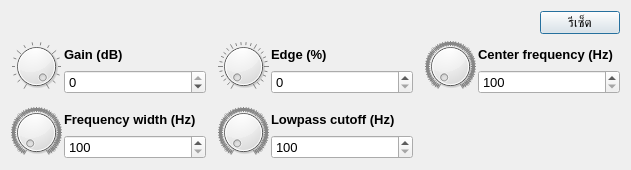
<?xml version="1.0" encoding="UTF-8"?>
<ui version="4.0">
 <class>DistortionFXDialog</class>
 <widget class="QDialog" name="DistortionFXDialog">
  <property name="geometry">
   <rect>
    <x>0</x>
    <y>0</y>
    <width>631</width>
    <height>170</height>
   </rect>
  </property>
  <property name="font">
   <font>
    <pointsize>10</pointsize>
   </font>
  </property>
  <property name="windowTitle">
   <string>Dialog</string>
  </property>
  <property name="locale">
   <locale language="English" country="UnitedStates"/>
  </property>
  <layout class="QVBoxLayout" name="verticalLayout_6">
   <item>
    <layout class="QHBoxLayout" name="horizontalLayout_3">
     <item>
      <widget class="QLabel" name="label_6">
       <property name="text">
        <string/>
       </property>
       <property name="pixmap">
        <pixmap resource="../icons.qrc">:/Icons/FXLabel/distortion.png</pixmap>
       </property>
      </widget>
     </item>
     <item>
      <spacer name="horizontalSpacer">
       <property name="orientation">
        <enum>Qt::Horizontal</enum>
       </property>
       <property name="sizeHint" stdset="0">
        <size>
         <width>40</width>
         <height>20</height>
        </size>
       </property>
      </spacer>
     </item>
     <item>
      <widget class="QPushButton" name="btnReset">
       <property name="text">
        <string>รีเซ็ต</string>
       </property>
      </widget>
     </item>
    </layout>
   </item>
   <item>
    <layout class="QGridLayout" name="gridLayout">
     <property name="spacing">
      <number>12</number>
     </property>
     <item row="0" column="0">
      <layout class="QHBoxLayout" name="horizontalLayout">
       <property name="spacing">
        <number>2</number>
       </property>
       <item>
        <widget class="QDial" name="dialGain">
         <property name="minimumSize">
          <size>
           <width>51</width>
           <height>51</height>
          </size>
         </property>
         <property name="maximumSize">
          <size>
           <width>51</width>
           <height>51</height>
          </size>
         </property>
         <property name="minimum">
          <number>-60</number>
         </property>
         <property name="maximum">
          <number>0</number>
         </property>
         <property name="notchesVisible">
          <bool>true</bool>
         </property>
        </widget>
       </item>
       <item>
        <layout class="QVBoxLayout" name="verticalLayout">
         <item>
          <widget class="QLabel" name="label">
           <property name="font">
            <font>
             <weight>75</weight>
             <bold>true</bold>
            </font>
           </property>
           <property name="text">
            <string>Gain (dB)</string>
           </property>
          </widget>
         </item>
         <item>
          <widget class="QSpinBox" name="spinGain">
           <property name="minimum">
            <number>-60</number>
           </property>
           <property name="maximum">
            <number>0</number>
           </property>
          </widget>
         </item>
        </layout>
       </item>
      </layout>
     </item>
     <item row="0" column="1">
      <layout class="QHBoxLayout" name="horizontalLayout_2">
       <property name="spacing">
        <number>2</number>
       </property>
       <item>
        <widget class="QDial" name="dialEdge">
         <property name="minimumSize">
          <size>
           <width>51</width>
           <height>51</height>
          </size>
         </property>
         <property name="maximumSize">
          <size>
           <width>51</width>
           <height>51</height>
          </size>
         </property>
         <property name="maximum">
          <number>100</number>
         </property>
         <property name="notchesVisible">
          <bool>true</bool>
         </property>
        </widget>
       </item>
       <item>
        <layout class="QVBoxLayout" name="verticalLayout_2">
         <item>
          <widget class="QLabel" name="label_2">
           <property name="font">
            <font>
             <weight>75</weight>
             <bold>true</bold>
            </font>
           </property>
           <property name="text">
            <string>Edge (%)</string>
           </property>
          </widget>
         </item>
         <item>
          <widget class="QSpinBox" name="spinEdge">
           <property name="maximum">
            <number>100</number>
           </property>
          </widget>
         </item>
        </layout>
       </item>
      </layout>
     </item>
     <item row="0" column="2">
      <layout class="QHBoxLayout" name="horizontalLayout_4">
       <property name="spacing">
        <number>2</number>
       </property>
       <item>
        <widget class="QDial" name="dialCF">
         <property name="minimumSize">
          <size>
           <width>51</width>
           <height>51</height>
          </size>
         </property>
         <property name="maximumSize">
          <size>
           <width>51</width>
           <height>51</height>
          </size>
         </property>
         <property name="minimum">
          <number>100</number>
         </property>
         <property name="maximum">
          <number>8000</number>
         </property>
         <property name="notchesVisible">
          <bool>true</bool>
         </property>
        </widget>
       </item>
       <item>
        <layout class="QVBoxLayout" name="verticalLayout_3">
         <item>
          <widget class="QLabel" name="label_3">
           <property name="font">
            <font>
             <weight>75</weight>
             <bold>true</bold>
            </font>
           </property>
           <property name="text">
            <string>Center frequency (Hz)</string>
           </property>
          </widget>
         </item>
         <item>
          <widget class="QSpinBox" name="spinCF">
           <property name="minimum">
            <number>100</number>
           </property>
           <property name="maximum">
            <number>8000</number>
           </property>
          </widget>
         </item>
        </layout>
       </item>
      </layout>
     </item>
     <item row="1" column="0">
      <layout class="QHBoxLayout" name="horizontalLayout_5">
       <property name="spacing">
        <number>2</number>
       </property>
       <item>
        <widget class="QDial" name="dialFW">
         <property name="minimumSize">
          <size>
           <width>51</width>
           <height>51</height>
          </size>
         </property>
         <property name="maximumSize">
          <size>
           <width>51</width>
           <height>51</height>
          </size>
         </property>
         <property name="minimum">
          <number>100</number>
         </property>
         <property name="maximum">
          <number>8000</number>
         </property>
         <property name="notchesVisible">
          <bool>true</bool>
         </property>
        </widget>
       </item>
       <item>
        <layout class="QVBoxLayout" name="verticalLayout_4">
         <item>
          <widget class="QLabel" name="label_4">
           <property name="font">
            <font>
             <weight>75</weight>
             <bold>true</bold>
            </font>
           </property>
           <property name="text">
            <string>Frequency width (Hz)</string>
           </property>
          </widget>
         </item>
         <item>
          <widget class="QSpinBox" name="spinFW">
           <property name="minimum">
            <number>100</number>
           </property>
           <property name="maximum">
            <number>8000</number>
           </property>
          </widget>
         </item>
        </layout>
       </item>
      </layout>
     </item>
     <item row="1" column="1">
      <layout class="QHBoxLayout" name="horizontalLayout_6">
       <property name="spacing">
        <number>2</number>
       </property>
       <item>
        <widget class="QDial" name="dialLow">
         <property name="minimumSize">
          <size>
           <width>51</width>
           <height>51</height>
          </size>
         </property>
         <property name="maximumSize">
          <size>
           <width>51</width>
           <height>51</height>
          </size>
         </property>
         <property name="minimum">
          <number>100</number>
         </property>
         <property name="maximum">
          <number>8000</number>
         </property>
         <property name="notchesVisible">
          <bool>true</bool>
         </property>
        </widget>
       </item>
       <item>
        <layout class="QVBoxLayout" name="verticalLayout_5">
         <item>
          <widget class="QLabel" name="label_5">
           <property name="font">
            <font>
             <weight>75</weight>
             <bold>true</bold>
            </font>
           </property>
           <property name="text">
            <string>Lowpass cutoff (Hz)</string>
           </property>
          </widget>
         </item>
         <item>
          <widget class="QSpinBox" name="spinLow">
           <property name="minimum">
            <number>100</number>
           </property>
           <property name="maximum">
            <number>8000</number>
           </property>
          </widget>
         </item>
        </layout>
       </item>
      </layout>
     </item>
    </layout>
   </item>
  </layout>
 </widget>
 <resources>
  <include location="../icons.qrc"/>
 </resources>
 <connections/>
</ui>
